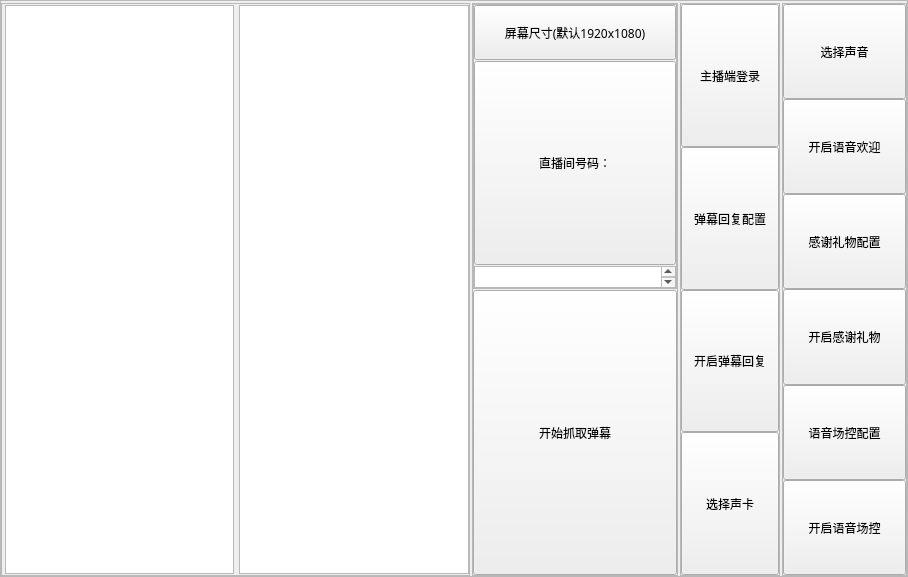
<?xml version="1.0" encoding="UTF-8"?>
<ui version="4.0">
 <class>RobtoAnchor</class>
 <widget class="QMainWindow" name="RobtoAnchor">
  <property name="geometry">
   <rect>
    <x>0</x>
    <y>0</y>
    <width>908</width>
    <height>577</height>
   </rect>
  </property>
  <property name="windowTitle">
   <string>MainWindow</string>
  </property>
  <widget class="QWidget" name="centralwidget">
   <property name="minimumSize">
    <size>
     <width>0</width>
     <height>0</height>
    </size>
   </property>
   <property name="styleSheet">
    <string notr="true">QPushButton:hover{
	background-color: #d5fbff;
}
#Room:hover{
	background-color: #FFF;
}</string>
   </property>
   <layout class="QVBoxLayout" name="verticalLayout">
    <property name="spacing">
     <number>0</number>
    </property>
    <property name="leftMargin">
     <number>0</number>
    </property>
    <property name="topMargin">
     <number>0</number>
    </property>
    <property name="rightMargin">
     <number>0</number>
    </property>
    <property name="bottomMargin">
     <number>0</number>
    </property>
    <item>
     <widget class="QFrame" name="frame">
      <property name="maximumSize">
       <size>
        <width>16777215</width>
        <height>16777215</height>
       </size>
      </property>
      <property name="frameShape">
       <enum>QFrame::StyledPanel</enum>
      </property>
      <property name="frameShadow">
       <enum>QFrame::Raised</enum>
      </property>
      <layout class="QHBoxLayout" name="horizontalLayout">
       <property name="spacing">
        <number>2</number>
       </property>
       <property name="leftMargin">
        <number>0</number>
       </property>
       <property name="topMargin">
        <number>2</number>
       </property>
       <property name="rightMargin">
        <number>0</number>
       </property>
       <property name="bottomMargin">
        <number>0</number>
       </property>
       <item>
        <widget class="QFrame" name="Work_frame">
         <property name="minimumSize">
          <size>
           <width>0</width>
           <height>0</height>
          </size>
         </property>
         <property name="frameShape">
          <enum>QFrame::StyledPanel</enum>
         </property>
         <property name="frameShadow">
          <enum>QFrame::Raised</enum>
         </property>
         <layout class="QHBoxLayout" name="horizontalLayout_2">
          <property name="spacing">
           <number>5</number>
          </property>
          <property name="leftMargin">
           <number>3</number>
          </property>
          <property name="topMargin">
           <number>1</number>
          </property>
          <property name="rightMargin">
           <number>0</number>
          </property>
          <property name="bottomMargin">
           <number>1</number>
          </property>
          <item>
           <widget class="QTextBrowser" name="Work_browser">
            <property name="maximumSize">
             <size>
              <width>16777215</width>
              <height>16777215</height>
             </size>
            </property>
            <property name="font">
             <font>
              <family>Agency FB</family>
              <pointsize>11</pointsize>
             </font>
            </property>
           </widget>
          </item>
          <item>
           <widget class="QTextBrowser" name="Work_browser2">
            <property name="font">
             <font>
              <family>Agency FB</family>
             </font>
            </property>
           </widget>
          </item>
         </layout>
        </widget>
       </item>
       <item>
        <widget class="QFrame" name="Function_frame">
         <property name="maximumSize">
          <size>
           <width>258</width>
           <height>16777215</height>
          </size>
         </property>
         <property name="frameShape">
          <enum>QFrame::StyledPanel</enum>
         </property>
         <property name="frameShadow">
          <enum>QFrame::Raised</enum>
         </property>
         <layout class="QVBoxLayout" name="verticalLayout_4">
          <property name="spacing">
           <number>1</number>
          </property>
          <property name="leftMargin">
           <number>0</number>
          </property>
          <property name="topMargin">
           <number>0</number>
          </property>
          <property name="rightMargin">
           <number>0</number>
          </property>
          <property name="bottomMargin">
           <number>0</number>
          </property>
          <item>
           <widget class="QFrame" name="Room_frame">
            <property name="frameShape">
             <enum>QFrame::StyledPanel</enum>
            </property>
            <property name="frameShadow">
             <enum>QFrame::Raised</enum>
            </property>
            <layout class="QVBoxLayout" name="verticalLayout_3">
             <property name="spacing">
              <number>1</number>
             </property>
             <property name="leftMargin">
              <number>0</number>
             </property>
             <property name="topMargin">
              <number>0</number>
             </property>
             <property name="rightMargin">
              <number>0</number>
             </property>
             <property name="bottomMargin">
              <number>0</number>
             </property>
             <item>
              <widget class="QPushButton" name="Screen_button">
               <property name="minimumSize">
                <size>
                 <width>0</width>
                 <height>55</height>
                </size>
               </property>
               <property name="font">
                <font>
                 <family>微软雅黑</family>
                 <pointsize>9</pointsize>
                </font>
               </property>
               <property name="cursor">
                <cursorShape>PointingHandCursor</cursorShape>
               </property>
               <property name="text">
                <string>屏幕尺寸(默认1920x1080)</string>
               </property>
              </widget>
             </item>
             <item>
              <widget class="QPushButton" name="Room">
               <property name="sizePolicy">
                <sizepolicy hsizetype="Expanding" vsizetype="Expanding">
                 <horstretch>0</horstretch>
                 <verstretch>0</verstretch>
                </sizepolicy>
               </property>
               <property name="minimumSize">
                <size>
                 <width>0</width>
                 <height>0</height>
                </size>
               </property>
               <property name="font">
                <font>
                 <family>微软雅黑</family>
                </font>
               </property>
               <property name="text">
                <string>直播间号码：</string>
               </property>
              </widget>
             </item>
             <item>
              <widget class="QTextEdit" name="Room_edit">
               <property name="sizePolicy">
                <sizepolicy hsizetype="Expanding" vsizetype="Expanding">
                 <horstretch>0</horstretch>
                 <verstretch>0</verstretch>
                </sizepolicy>
               </property>
               <property name="minimumSize">
                <size>
                 <width>0</width>
                 <height>0</height>
                </size>
               </property>
               <property name="maximumSize">
                <size>
                 <width>16777215</width>
                 <height>22</height>
                </size>
               </property>
              </widget>
             </item>
            </layout>
           </widget>
          </item>
          <item>
           <widget class="QPushButton" name="Start_button">
            <property name="sizePolicy">
             <sizepolicy hsizetype="Expanding" vsizetype="Expanding">
              <horstretch>0</horstretch>
              <verstretch>0</verstretch>
             </sizepolicy>
            </property>
            <property name="minimumSize">
             <size>
              <width>0</width>
              <height>0</height>
             </size>
            </property>
            <property name="font">
             <font>
              <family>微软雅黑</family>
             </font>
            </property>
            <property name="cursor">
             <cursorShape>PointingHandCursor</cursorShape>
            </property>
            <property name="text">
             <string>开始抓取弹幕</string>
            </property>
           </widget>
          </item>
         </layout>
        </widget>
       </item>
       <item>
        <widget class="QFrame" name="Function2_frame">
         <property name="minimumSize">
          <size>
           <width>100</width>
           <height>0</height>
          </size>
         </property>
         <property name="maximumSize">
          <size>
           <width>258</width>
           <height>16777215</height>
          </size>
         </property>
         <property name="frameShape">
          <enum>QFrame::StyledPanel</enum>
         </property>
         <property name="frameShadow">
          <enum>QFrame::Raised</enum>
         </property>
         <layout class="QVBoxLayout" name="verticalLayout_2">
          <property name="spacing">
           <number>0</number>
          </property>
          <property name="leftMargin">
           <number>0</number>
          </property>
          <property name="topMargin">
           <number>0</number>
          </property>
          <property name="rightMargin">
           <number>0</number>
          </property>
          <property name="bottomMargin">
           <number>0</number>
          </property>
          <item>
           <widget class="QPushButton" name="InitAnchor_button">
            <property name="sizePolicy">
             <sizepolicy hsizetype="Expanding" vsizetype="Expanding">
              <horstretch>0</horstretch>
              <verstretch>0</verstretch>
             </sizepolicy>
            </property>
            <property name="font">
             <font>
              <family>微软雅黑</family>
             </font>
            </property>
            <property name="cursor">
             <cursorShape>PointingHandCursor</cursorShape>
            </property>
            <property name="text">
             <string>主播端登录</string>
            </property>
           </widget>
          </item>
          <item>
           <widget class="QPushButton" name="QuestionResponseSetting_button">
            <property name="sizePolicy">
             <sizepolicy hsizetype="Expanding" vsizetype="Expanding">
              <horstretch>0</horstretch>
              <verstretch>0</verstretch>
             </sizepolicy>
            </property>
            <property name="font">
             <font>
              <family>微软雅黑</family>
             </font>
            </property>
            <property name="cursor">
             <cursorShape>PointingHandCursor</cursorShape>
            </property>
            <property name="text">
             <string>弹幕回复配置</string>
            </property>
           </widget>
          </item>
          <item>
           <widget class="QPushButton" name="QuestionResponseStart_button">
            <property name="sizePolicy">
             <sizepolicy hsizetype="Minimum" vsizetype="Expanding">
              <horstretch>0</horstretch>
              <verstretch>0</verstretch>
             </sizepolicy>
            </property>
            <property name="font">
             <font>
              <family>微软雅黑</family>
             </font>
            </property>
            <property name="cursor">
             <cursorShape>PointingHandCursor</cursorShape>
            </property>
            <property name="text">
             <string>开启弹幕回复</string>
            </property>
           </widget>
          </item>
          <item>
           <widget class="QPushButton" name="SoundCardSelect_button">
            <property name="sizePolicy">
             <sizepolicy hsizetype="Minimum" vsizetype="Expanding">
              <horstretch>0</horstretch>
              <verstretch>0</verstretch>
             </sizepolicy>
            </property>
            <property name="font">
             <font>
              <family>微软雅黑</family>
             </font>
            </property>
            <property name="cursor">
             <cursorShape>PointingHandCursor</cursorShape>
            </property>
            <property name="text">
             <string>选择声卡</string>
            </property>
           </widget>
          </item>
         </layout>
        </widget>
       </item>
       <item>
        <widget class="QFrame" name="Work_frame3">
         <property name="minimumSize">
          <size>
           <width>125</width>
           <height>0</height>
          </size>
         </property>
         <property name="maximumSize">
          <size>
           <width>200</width>
           <height>16777215</height>
          </size>
         </property>
         <property name="frameShape">
          <enum>QFrame::StyledPanel</enum>
         </property>
         <property name="frameShadow">
          <enum>QFrame::Raised</enum>
         </property>
         <layout class="QVBoxLayout" name="verticalLayout_5">
          <property name="spacing">
           <number>0</number>
          </property>
          <property name="leftMargin">
           <number>0</number>
          </property>
          <property name="topMargin">
           <number>0</number>
          </property>
          <property name="rightMargin">
           <number>0</number>
          </property>
          <property name="bottomMargin">
           <number>0</number>
          </property>
          <item>
           <widget class="QPushButton" name="VoiceSelect_button">
            <property name="sizePolicy">
             <sizepolicy hsizetype="Expanding" vsizetype="Expanding">
              <horstretch>0</horstretch>
              <verstretch>0</verstretch>
             </sizepolicy>
            </property>
            <property name="font">
             <font>
              <family>微软雅黑</family>
             </font>
            </property>
            <property name="cursor">
             <cursorShape>PointingHandCursor</cursorShape>
            </property>
            <property name="text">
             <string>选择声音</string>
            </property>
           </widget>
          </item>
          <item>
           <widget class="QPushButton" name="VoiceWelcomeStart_button">
            <property name="sizePolicy">
             <sizepolicy hsizetype="Expanding" vsizetype="Expanding">
              <horstretch>0</horstretch>
              <verstretch>0</verstretch>
             </sizepolicy>
            </property>
            <property name="font">
             <font>
              <family>微软雅黑</family>
             </font>
            </property>
            <property name="cursor">
             <cursorShape>PointingHandCursor</cursorShape>
            </property>
            <property name="text">
             <string>开启语音欢迎</string>
            </property>
           </widget>
          </item>
          <item>
           <widget class="QPushButton" name="ThankGiftSetting_button">
            <property name="sizePolicy">
             <sizepolicy hsizetype="Expanding" vsizetype="Expanding">
              <horstretch>0</horstretch>
              <verstretch>0</verstretch>
             </sizepolicy>
            </property>
            <property name="font">
             <font>
              <family>微软雅黑</family>
             </font>
            </property>
            <property name="cursor">
             <cursorShape>PointingHandCursor</cursorShape>
            </property>
            <property name="text">
             <string>感谢礼物配置</string>
            </property>
           </widget>
          </item>
          <item>
           <widget class="QPushButton" name="ThankGiftStart_button">
            <property name="sizePolicy">
             <sizepolicy hsizetype="Expanding" vsizetype="Expanding">
              <horstretch>0</horstretch>
              <verstretch>0</verstretch>
             </sizepolicy>
            </property>
            <property name="font">
             <font>
              <family>微软雅黑</family>
             </font>
            </property>
            <property name="cursor">
             <cursorShape>PointingHandCursor</cursorShape>
            </property>
            <property name="text">
             <string>开启感谢礼物</string>
            </property>
           </widget>
          </item>
          <item>
           <widget class="QPushButton" name="VoiceControlSetting_button">
            <property name="sizePolicy">
             <sizepolicy hsizetype="Expanding" vsizetype="Expanding">
              <horstretch>0</horstretch>
              <verstretch>0</verstretch>
             </sizepolicy>
            </property>
            <property name="font">
             <font>
              <family>微软雅黑</family>
             </font>
            </property>
            <property name="cursor">
             <cursorShape>PointingHandCursor</cursorShape>
            </property>
            <property name="text">
             <string>语音场控配置</string>
            </property>
           </widget>
          </item>
          <item>
           <widget class="QPushButton" name="VoiceControlStart_button">
            <property name="sizePolicy">
             <sizepolicy hsizetype="Expanding" vsizetype="Expanding">
              <horstretch>0</horstretch>
              <verstretch>0</verstretch>
             </sizepolicy>
            </property>
            <property name="font">
             <font>
              <family>微软雅黑</family>
             </font>
            </property>
            <property name="cursor">
             <cursorShape>PointingHandCursor</cursorShape>
            </property>
            <property name="text">
             <string>开启语音场控</string>
            </property>
           </widget>
          </item>
         </layout>
        </widget>
       </item>
      </layout>
     </widget>
    </item>
   </layout>
  </widget>
 </widget>
 <resources/>
 <connections/>
</ui>
